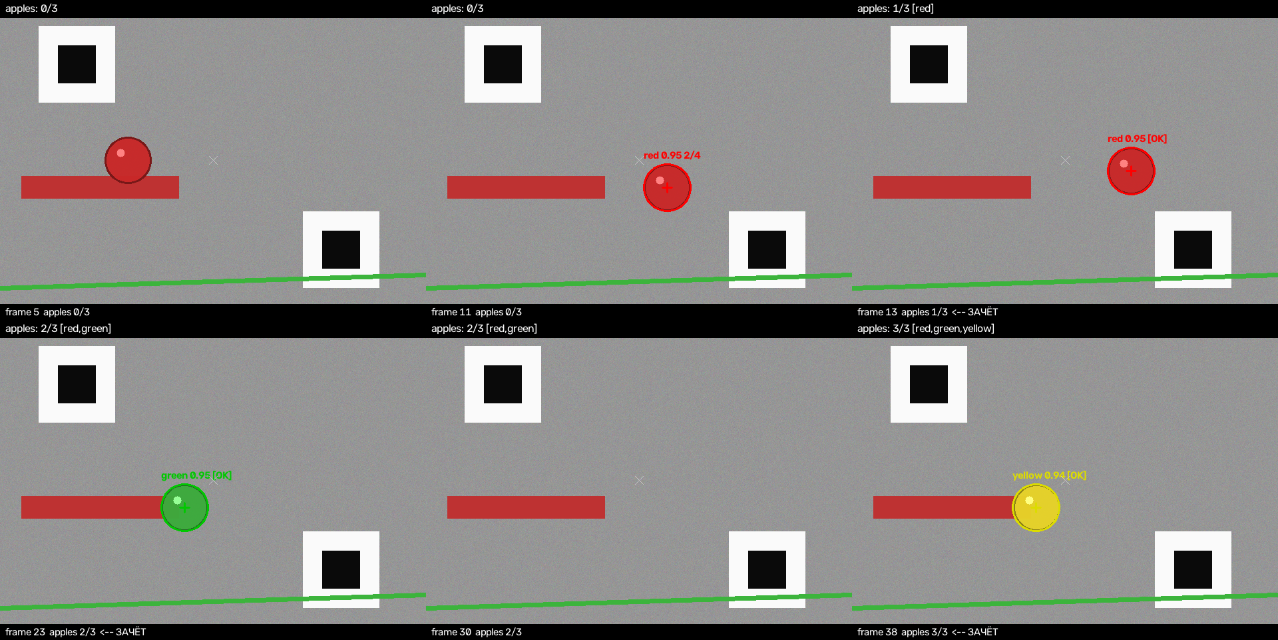
#> input picture apple_vision/samples/flight_strip.png, 1278 x 640 px
$ python -i detector.py   (imports and definitions only)
#> lines starting #> are read from the running program, lines starting #| are printed output that depends on the picture; after the words box and inside, x2 and y2 are one past the last pixel; in counts of white or black regions, pixels touching at a corner belong together
#> further down, picture is the input picture: shape (640, 1278, 3); mean B, G, R 132.7, 135.2, 137.9
### apple_vision/config.py
"""Загрузка и сохранение конфигурации распознавания «яблок»."""

from __future__ import annotations

import os
from dataclasses import dataclass, field, asdict
from typing import Any, Dict, List, Sequence, Tuple

DEFAULT_CONFIG_PATH = os.path.join(
    os.path.dirname(os.path.dirname(os.path.abspath(__file__))), "config", "apples.yaml"
)

HsvRange = Tuple[Tuple[int, int, int], Tuple[int, int, int]]


# Старые имена полей → новые. Конфиг, написанный до переименования, читается как есть.
LEGACY_KEYS = {
    "min_area": "min_size_percent",
    "max_area": "max_size_percent",
    "min_circularity": "min_roundness",
    "min_solidity": "min_smoothness",
    "min_fill": "min_filling",
}


@dataclass
class ColorProfile:
    """Цветовой профиль одного «яблока».

    Размер задаётся долей площади кадра, а не пикселями: одна и та же настройка
    работает и на камере дрона 640x480, и на вебке 1920x1080.
    """

    name: str
    ranges: List[HsvRange]
    label: str = ""
    draw_bgr: Tuple[int, int, int] = (255, 255, 255)
    min_size_percent: float = 0.05     # меньше этой доли кадра — шум
    max_size_percent: float = 25.0     # больше — уже не яблоко, а фон в кадре
    min_roundness: float = 0.55        # 1.0 = идеальный круг
    min_smoothness: float = 0.80       # 1.0 = ровный контур без вырезов
    min_filling: float = 0.45          # насколько плотно пятно заполняет свой круг
    enabled: bool = True

    def __post_init__(self) -> None:
        self.label = self.label or self.name
        self.ranges = [
            ((int(lo[0]), int(lo[1]), int(lo[2])), (int(hi[0]), int(hi[1]), int(hi[2])))
            for lo, hi in self.ranges
        ]
        self.draw_bgr = tuple(int(c) for c in self.draw_bgr)  # type: ignore[assignment]

    def area_limits(self, frame_area: float) -> Tuple[float, float]:
        """Границы площади пятна в пикселях для кадра заданной площади."""
        return (self.min_size_percent / 100.0 * frame_area,
                self.max_size_percent / 100.0 * frame_area)

    @classmethod
    def from_dict(cls, data: Dict[str, Any]) -> "ColorProfile":
        ranges = [(tuple(r["lower"]), tuple(r["upper"])) for r in data.get("ranges", [])]
        known = {f for f in cls.__dataclass_fields__ if f != "ranges"}  # type: ignore[attr-defined]
        kwargs = {}
        for key, value in data.items():
            if key in LEGACY_KEYS:
                # Старые пороги были в пикселях при 640x480 — переводим в проценты.
                kwargs.setdefault(LEGACY_KEYS[key], value / 3072.0
                                  if key in ("min_area", "max_area") else value)
            elif key in known:
                kwargs[key] = value
        return cls(ranges=ranges, **kwargs)

    # [5 lines left out: function to_dict, not called in this run]


@dataclass
class DetectorConfig:
    blur_ksize: int = 5            # сглаживание перед разбором цвета, 0 = выключено
    resize_width: int = 0          # 0 = кадр как есть; меньше = быстрее, но грубее
    morph_ksize: int = 5           # чистка маски от точечного шума
    morph_iterations: int = 1
    max_per_color: int = 1         # яблок одного цвета на поле
    min_score: float = 0.35        # общая оценка «похоже на яблоко», 0..1


@dataclass
class RegistryConfig:
    confirm_frames: int = 4        # кадров подряд до зачёта: больше = надёжнее, но позже
    lost_frames: int = 3           # кадров без цели, после которых счётчик обнуляется
    track_radius_px: float = 120.0  # насколько центр может прыгнуть между кадрами
    merge_radius_m: float = 0.6    # ближе этого на полу — то же самое яблоко
    unique_by_color: bool = True   # цвета яблок различны → цвет и есть их номер
    max_apples: int = 3            # сколько всего яблок на поле


@dataclass
class CameraConfig:
    calibration_file: str = "~/camera_calibrations/latest_calibration.yaml"
    fallback_hfov_deg: float = 65.0  # угол обзора, если файла калибровки нет
    yaw_offset_deg: float = 0.0      # поворот камеры относительно носа дрона
    mirror_x: bool = False           # true, если картинка зеркальна по горизонтали


@dataclass
class AppleVisionConfig:
    detector: DetectorConfig = field(default_factory=DetectorConfig)
    registry: RegistryConfig = field(default_factory=RegistryConfig)
    camera: CameraConfig = field(default_factory=CameraConfig)
    profiles: List[ColorProfile] = field(default_factory=list)
    path: str = ""

    # [13 lines left out: functions profile, to_dict, not called in this run]


def _subset(cls, data: Dict[str, Any]):
    fields = set(cls.__dataclass_fields__)  # type: ignore[attr-defined]
    return cls(**{k: v for k, v in (data or {}).items() if k in fields})


def load_config(path: str = DEFAULT_CONFIG_PATH) -> AppleVisionConfig:
    """Читает YAML-конфиг. Отсутствующие секции заполняются значениями по умолчанию."""
    import yaml

    path = os.path.expanduser(path)
    with open(path, "r", encoding="utf-8") as f:
        raw = yaml.safe_load(f) or {}

    cfg = AppleVisionConfig(
        detector=_subset(DetectorConfig, raw.get("detector", {})),
        registry=_subset(RegistryConfig, raw.get("registry", {})),
        camera=_subset(CameraConfig, raw.get("camera", {})),
        profiles=[ColorProfile.from_dict(p) for p in raw.get("profiles", [])],
        path=path,
    )
    if not cfg.profiles:
        raise ValueError(f"в {path} не задан ни один цветовой профиль")
    return cfg


HEADER = """\
# ═══════════════════════════════════════════════════════════════════════
#  Настройки распознавания «яблок»
# ═══════════════════════════════════════════════════════════════════════
#
#  ЧТО ДЕЛАТЬ, ЕСЛИ...
#
#  яблоко не находится вообще ...... переснять цвет: tools/calibrate_hsv.py
#                                    (или в окне вебки: навести в рамку и нажать c)
#  находится только вблизи ......... min_size_percent → меньше
#  ловит лишнее на фоне ............ min_size_percent → больше,
#                                    min_roundness / min_filling → больше
#  срабатывает раньше времени ...... confirm_frames → больше
#  реагирует слишком поздно ........ confirm_frames → меньше
#  тормозит на плате дрона ......... resize_width: 480, blur_ksize: 3
#  одно яблоко засчиталось дважды .. merge_radius_m → больше
#
#  Проверить, что получилось:
#      python3 tools/offline_test.py --image кадр.png --masks --out проверка.png
#
#  Размеры заданы в ПРОЦЕНТАХ ПЛОЩАДИ КАДРА, а не в пикселях, поэтому одни и те
#  же значения работают и на камере дрона, и на вебке с другим разрешением.
# ═══════════════════════════════════════════════════════════════════════

"""

_DETECTOR_COMMENTS = {
    "blur_ksize": "сглаживание перед разбором цвета (нечётное), 0 = выключить",
    "resize_width": "0 = кадр как есть; 480 или 320 = быстрее, но грубее",
    "morph_ksize": "чистка маски от точечного шума",
    "morph_iterations": "сколько раз чистить",
    "max_per_color": "сколько яблок одного цвета может быть на поле",
    "min_score": "общая оценка «похоже на яблоко», 0..1",
}

_PROFILE_COMMENTS = {
    "min_size_percent": "меньше этой доли кадра — шум, не яблоко",
    "max_size_percent": "больше — это уже не яблоко",
    "min_roundness": "круглость: 1.00 = идеальный круг",
    "min_smoothness": "ровность контура: 1.00 = без вырезов и заусенцев",
    "min_filling": "плотность: насколько пятно заполняет свой круг",
    "enabled": "false = не искать этот цвет",
}

_REGISTRY_COMMENTS = {
    "confirm_frames": "кадров подряд до зачёта: больше = надёжнее, но позже",
    "lost_frames": "кадров без цели, после которых счётчик подтверждений обнуляется",
    "track_radius_px": "насколько центр может прыгнуть между кадрами, пиксели",
    "merge_radius_m": "ближе этого на полу — считаем тем же яблоком, метры",
    "unique_by_color": "цвета яблок различны → цвет и есть номер яблока",
    "max_apples": "сколько всего яблок на поле (по регламенту 3)",
}

_CAMERA_COMMENTS = {
    "calibration_file": "результат калибровки камеры; нет файла — берётся угол ниже",
    "fallback_hfov_deg": "горизонтальный угол обзора камеры, градусы",
    "yaw_offset_deg": "поворот камеры относительно носа дрона: 0 / 90 / 180 / 270",
    "mirror_x": "true, если картинка зеркальна по горизонтали",
}


# [64 lines left out: functions _scalar, _section, dump_config_yaml, save_config, not called in this run]


def enabled_profiles(cfg: AppleVisionConfig, names: Sequence[str] = ()) -> List[ColorProfile]:
    """Активные профили; при заданных `names` — только перечисленные."""
    profiles = [p for p in cfg.profiles if p.enabled]
    if names:
        wanted = set(names)
        profiles = [p for p in profiles if p.name in wanted]
    return profiles

### apple_vision/detector.py
"""Поиск «яблок» в кадре по цвету и форме.

Чистый OpenCV/numpy — ни ROS, ни sverk_interfaces здесь не нужны, поэтому
детектор одинаково работает на дроне, на записанном видео и в тестах.
"""

from __future__ import annotations

import math
from dataclasses import dataclass, field
from typing import List, Optional, Sequence, Tuple

import cv2
import numpy as np

from .config import (
    AppleVisionConfig,
    ColorProfile,
    DetectorConfig,
    enabled_profiles,
    load_config,
)


@dataclass
class Detection:
    """Одно найденное «яблоко» в кадре (координаты — в пикселях исходного кадра)."""

    color: str
    label: str
    center: Tuple[float, float]
    radius: float
    area: float                      # пиксели
    size_percent: float              # доля площади кадра — в этих же единицах задан порог
    bbox: Tuple[int, int, int, int]  # x, y, w, h
    circularity: float
    solidity: float
    fill: float
    score: float
    draw_bgr: Tuple[int, int, int] = (255, 255, 255)
    contour: Optional[np.ndarray] = field(default=None, repr=False)

    def distance_to(self, other: "Detection | Tuple[float, float]") -> float:
        p = other.center if isinstance(other, Detection) else other
        return math.hypot(self.center[0] - p[0], self.center[1] - p[1])


def _odd(value: int) -> int:
    """Ядра OpenCV требуют нечётного размера."""
    value = int(value)
    return value if value % 2 == 1 else value + 1


class AppleDetector:
    """Детектор «яблок» по цветовым профилям из конфига."""

    def __init__(
        self,
        config: AppleVisionConfig | str | None = None,
        colors: Sequence[str] = (),
    ) -> None:
        if config is None or isinstance(config, str):
            config = load_config(config) if config else load_config()
        self.config: AppleVisionConfig = config
        self.params: DetectorConfig = config.detector
        self.profiles: List[ColorProfile] = enabled_profiles(config, colors)
        self._kernel = cv2.getStructuringElement(
            cv2.MORPH_ELLIPSE, (_odd(self.params.morph_ksize), _odd(self.params.morph_ksize))
        )
        self.last_masks: dict[str, np.ndarray] = {}

    # ---------------------------------------------------------------- маски

    def _preprocess(self, frame: np.ndarray) -> Tuple[np.ndarray, float]:
        """Уменьшение + сглаживание. Возвращает кадр и масштаб (исходный/рабочий)."""
        scale = 1.0
        work = frame
        target = int(self.params.resize_width)
        if target and frame.shape[1] > target:
            scale = frame.shape[1] / float(target)
            height = max(1, int(round(frame.shape[0] / scale)))
            work = cv2.resize(frame, (target, height), interpolation=cv2.INTER_AREA)
        if self.params.blur_ksize and self.params.blur_ksize >= 3:
            work = cv2.medianBlur(work, _odd(self.params.blur_ksize))
        return work, scale

    def color_mask(self, hsv: np.ndarray, profile: ColorProfile) -> np.ndarray:
        """Бинарная маска пикселей профиля (объединение всех его HSV-диапазонов)."""
        mask = np.zeros(hsv.shape[:2], dtype=np.uint8)
        for lower, upper in profile.ranges:
            mask |= cv2.inRange(hsv, np.array(lower, np.uint8), np.array(upper, np.uint8))
        if self.params.morph_iterations > 0:
            it = int(self.params.morph_iterations)
            mask = cv2.morphologyEx(mask, cv2.MORPH_OPEN, self._kernel, iterations=it)
            mask = cv2.morphologyEx(mask, cv2.MORPH_CLOSE, self._kernel, iterations=it)
        return mask

    # ------------------------------------------------------------ детекция

    def _contour_detection(
        self, contour: np.ndarray, profile: ColorProfile, scale: float, frame_area: float
    ) -> Optional[Detection]:
        area = float(cv2.contourArea(contour))
        area_full = area * scale * scale  # площадь в пикселях исходного кадра
        min_area, max_area = profile.area_limits(frame_area)
        if area_full < min_area or area_full > max_area:
            return None

        perimeter = float(cv2.arcLength(contour, True))
        if perimeter <= 0:
            return None
        circularity = 4.0 * math.pi * area / (perimeter * perimeter)
        if circularity < profile.min_roundness:
            return None

        hull_area = float(cv2.contourArea(cv2.convexHull(contour)))
        solidity = area / hull_area if hull_area > 0 else 0.0
        if solidity < profile.min_smoothness:
            return None

        (cx, cy), radius = cv2.minEnclosingCircle(contour)
        circle_area = math.pi * radius * radius
        # Насколько плотно маска заполняет описанную окружность: у яблока — почти
        # полностью, у вытянутой полосы или ломаного пятна — заметно меньше.
        fill = area / circle_area if circle_area > 0 else 0.0
        if fill < profile.min_filling:
            return None

        x, y, w, h = cv2.boundingRect(contour)
        score = float(np.clip(0.4 * circularity + 0.3 * solidity + 0.3 * fill, 0.0, 1.0))
        if score < self.params.min_score:
            return None

        return Detection(
            color=profile.name,
            label=profile.label,
            center=(cx * scale, cy * scale),
            radius=radius * scale,
            area=area_full,
            size_percent=100.0 * area_full / frame_area if frame_area else 0.0,
            bbox=(int(x * scale), int(y * scale), int(w * scale), int(h * scale)),
            circularity=circularity,
            solidity=solidity,
            fill=fill,
            score=score,
            draw_bgr=profile.draw_bgr,
            contour=(contour.astype(np.float32) * scale).astype(np.int32),
        )

    def detect(self, frame: np.ndarray) -> List[Detection]:
        """Возвращает найденные «яблоки», отсортированные по убыванию площади."""
        if frame is None or frame.size == 0:
            return []

        work, scale = self._preprocess(frame)
#> scale = 1
        hsv = cv2.cvtColor(work, cv2.COLOR_BGR2HSV)
#> hsv: shape (640, 1278, 3); mean H, S, V 57.1, 11.9, 140.2
        frame_area = float(frame.shape[0] * frame.shape[1])
#> frame_area = 817920

        found: List[Detection] = []
        self.last_masks = {}
        for profile in self.profiles:
            mask = self.color_mask(hsv, profile)
            self.last_masks[profile.name] = mask
            contours, _ = cv2.findContours(mask, cv2.RETR_EXTERNAL, cv2.CHAIN_APPROX_SIMPLE)

            per_color: List[Detection] = []
            for contour in contours:
                det = self._contour_detection(contour, profile, scale, frame_area)
                if det is not None:
                    per_color.append(det)
            per_color.sort(key=lambda d: d.area, reverse=True)
            limit = max(1, int(self.params.max_per_color))
            found.extend(per_color[:limit])
#> this loop made 3 passes
#> pass 1, in detect, `mask = self.color_mask(hsv, profile)`:
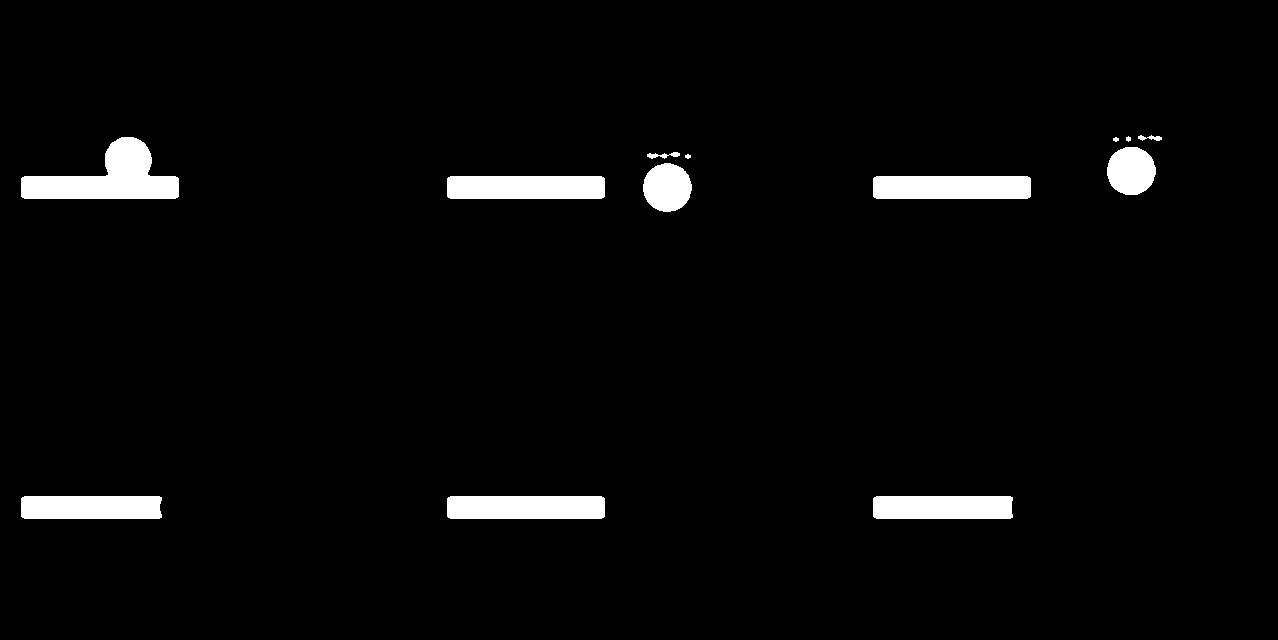
#> mask: shape (640, 1278); 3.2% white; 13 white regions, largest, box (x1, y1, x2, y2) and area: (21, 137, 179, 199) 5181, (447, 176, 605, 199) 3618, (873, 176, 1031, 199) 3618
#> pass 2, in detect, `mask = self.color_mask(hsv, profile)`:
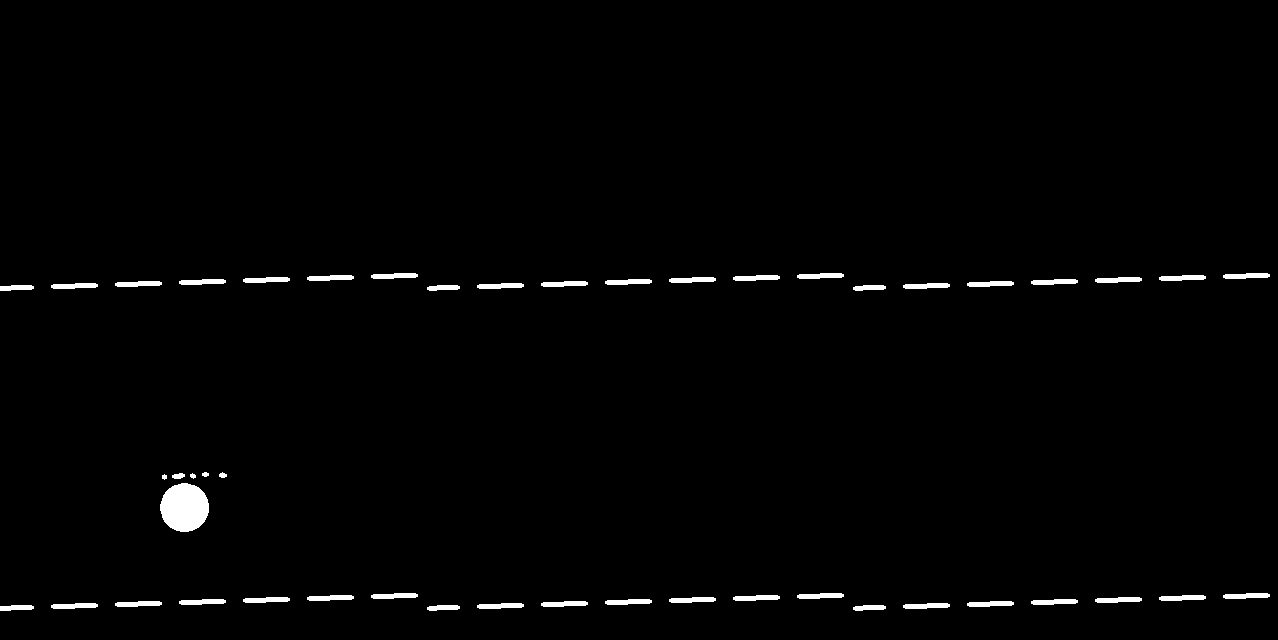
#> mask: shape (640, 1278); 1.4% white; 48 white regions, largest, box (x1, y1, x2, y2) and area: (160, 483, 209, 532) 1871, (371, 273, 418, 279) 227, (797, 273, 844, 279) 227
#> pass 3, in detect, `mask = self.color_mask(hsv, profile)`:
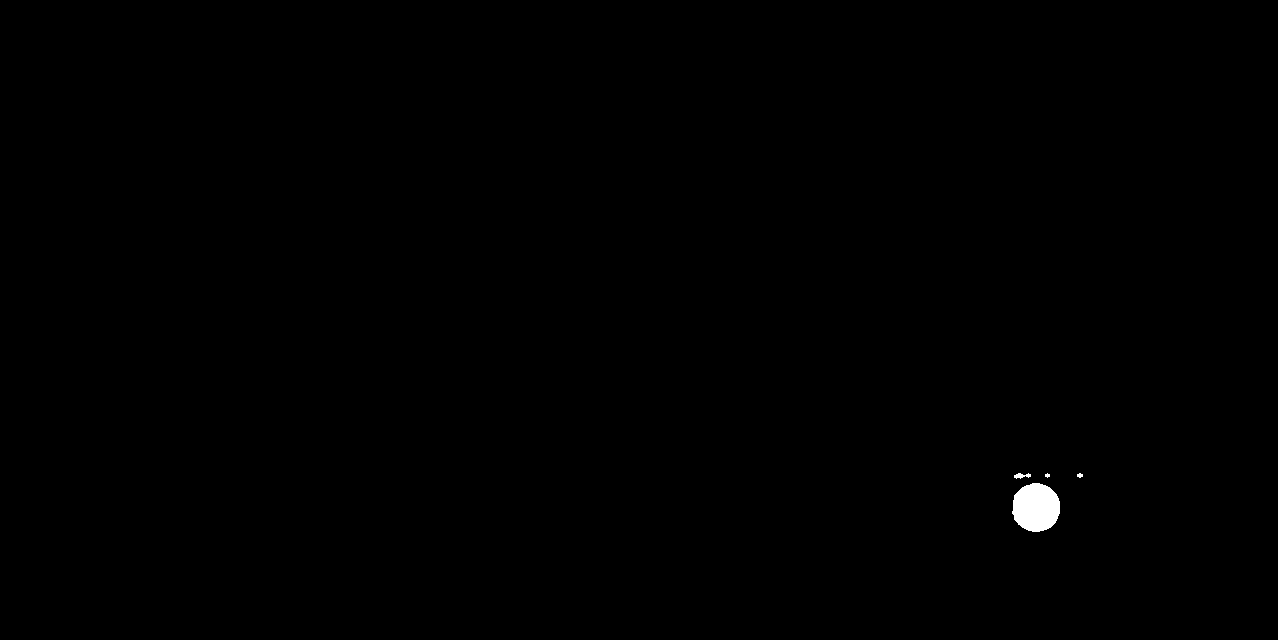
#> mask: shape (640, 1278); 0.24% white; 4 white regions (1 under 20 px), largest, box (x1, y1, x2, y2) and area: (1012, 483, 1060, 532) 1849, (1014, 473, 1031, 479) 61, (1077, 473, 1083, 478) 22
#> after the loop, found = 3 items; self.last_masks = 3 items

        found = self._suppress_overlaps(found)
        found.sort(key=lambda d: d.area, reverse=True)
        return found

    @staticmethod
    def _suppress_overlaps(detections: List[Detection]) -> List[Detection]:
        """Один объект мог попасть в два соседних профиля (красный/жёлтый) — оставляем лучший."""
        kept: List[Detection] = []
        for det in sorted(detections, key=lambda d: (d.score, d.area), reverse=True):
            overlap = False
            for other in kept:
                if det.color == other.color:
                    continue
                if det.distance_to(other) < max(det.radius, other.radius):
                    overlap = True
                    break
            if not overlap:
                kept.append(det)
#> this loop made 3 passes
#> after the loop, kept = 3 items
        return kept

>>> import cv2
>>> picture = cv2.imread('samples/flight_strip.png')
>>> result = AppleDetector().detect(picture)
#> result = 3 items
